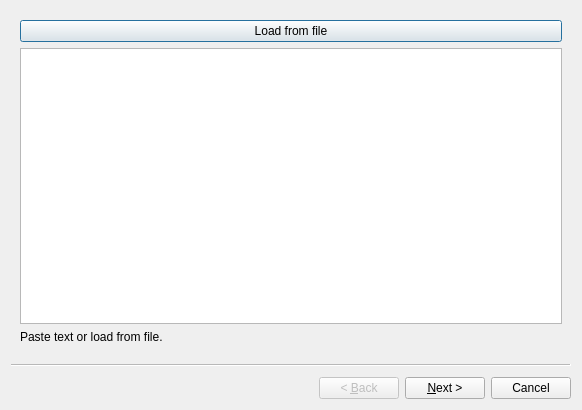
<?xml version="1.0" encoding="UTF-8"?>
<ui version="4.0">
 <class>ImportRawDataWizard</class>
 <widget class="QWizard" name="ImportRawDataWizard">
  <property name="geometry">
   <rect>
    <x>0</x>
    <y>0</y>
    <width>582</width>
    <height>410</height>
   </rect>
  </property>
  <property name="windowTitle">
   <string>Import raw data</string>
  </property>
  <widget class="QWizardPage" name="loadOrPastePage">
   <attribute name="pageId">
    <string notr="true">0</string>
   </attribute>
   <layout class="QVBoxLayout" name="verticalLayout">
    <item>
     <widget class="QPushButton" name="openFileDialog">
      <property name="text">
       <string>Load from file</string>
      </property>
      <property name="flat">
       <bool>false</bool>
      </property>
     </widget>
    </item>
    <item>
     <widget class="QPlainTextEdit" name="rawData"/>
    </item>
    <item>
     <widget class="QLabel" name="label">
      <property name="text">
       <string>Paste text or load from file.</string>
      </property>
     </widget>
    </item>
   </layout>
  </widget>
  <widget class="QWizardPage" name="importFormatAndWavelengthCalc">
   <attribute name="pageId">
    <string notr="true">1</string>
   </attribute>
   <layout class="QVBoxLayout" name="verticalLayout_5">
    <item>
     <widget class="QGroupBox" name="groupBox">
      <property name="title">
       <string>Wavelengths</string>
      </property>
      <layout class="QVBoxLayout" name="verticalLayout_3">
       <item>
        <widget class="QRadioButton" name="radioUniformRange">
         <property name="text">
          <string>Uniform Range</string>
         </property>
         <property name="checked">
          <bool>true</bool>
         </property>
        </widget>
       </item>
       <item>
        <widget class="QRadioButton" name="radioManual">
         <property name="text">
          <string>Manual</string>
         </property>
        </widget>
       </item>
       <item>
        <widget class="QRadioButton" name="radioFromRaw">
         <property name="text">
          <string>From Raw Data</string>
         </property>
        </widget>
       </item>
      </layout>
     </widget>
    </item>
    <item>
     <widget class="QGroupBox" name="groupBox_3">
      <property name="title">
       <string>Detail Options</string>
      </property>
      <layout class="QHBoxLayout" name="horizontalLayout_4">
       <item>
        <widget class="QStackedWidget" name="wavelengthDetailOptionsStack">
         <property name="currentIndex">
          <number>2</number>
         </property>
         <widget class="QWidget" name="page">
          <layout class="QVBoxLayout" name="verticalLayout_4">
           <item>
            <layout class="QHBoxLayout" name="horizontalLayout_2">
             <item>
              <widget class="QDoubleSpinBox" name="uniformRangeMin">
               <property name="maximum">
                <double>32768.000000000000000</double>
               </property>
               <property name="value">
                <double>400.000000000000000</double>
               </property>
              </widget>
             </item>
             <item>
              <widget class="QDoubleSpinBox" name="uniformRangeMax">
               <property name="maximum">
                <double>32768.000000000000000</double>
               </property>
               <property name="value">
                <double>700.000000000000000</double>
               </property>
              </widget>
             </item>
            </layout>
           </item>
          </layout>
         </widget>
         <widget class="QWidget" name="page_2">
          <layout class="QHBoxLayout" name="horizontalLayout_3"/>
         </widget>
         <widget class="QWidget" name="page_3">
          <widget class="QWidget" name="layoutWidget">
           <property name="geometry">
            <rect>
             <x>0</x>
             <y>20</y>
             <width>197</width>
             <height>100</height>
            </rect>
           </property>
           <layout class="QVBoxLayout" name="verticalLayout_8">
            <item>
             <widget class="QRadioButton" name="radioAmpsWaves">
              <property name="text">
               <string>(Amplitudes)(Wavelengths)</string>
              </property>
             </widget>
            </item>
            <item>
             <widget class="QRadioButton" name="radioWavesAmps">
              <property name="text">
               <string>(Wavelengths)(Amplitudes)</string>
              </property>
             </widget>
            </item>
            <item>
             <widget class="QRadioButton" name="radioAmpWav">
              <property name="text">
               <string>(Amplitude|Wavelength)</string>
              </property>
             </widget>
            </item>
            <item>
             <widget class="QRadioButton" name="radioWavAmp">
              <property name="text">
               <string>(Wavelength|Amplitude)</string>
              </property>
             </widget>
            </item>
           </layout>
          </widget>
         </widget>
        </widget>
       </item>
      </layout>
     </widget>
    </item>
   </layout>
  </widget>
  <widget class="QWizardPage" name="unitConversion">
   <attribute name="pageId">
    <string notr="true">2</string>
   </attribute>
   <layout class="QVBoxLayout" name="verticalLayout_7">
    <item>
     <layout class="QHBoxLayout" name="horizontalLayout_5">
      <item>
       <layout class="QGridLayout" name="gridLayout_2">
        <item row="0" column="0">
         <widget class="QLabel" name="label_4">
          <property name="text">
           <string>Source Unit of Wavelength</string>
          </property>
         </widget>
        </item>
        <item row="0" column="1">
         <widget class="QComboBox" name="sourceUnitOfWavelength">
          <item>
           <property name="text">
            <string comment="nanometers">Nanometers (nm)</string>
           </property>
          </item>
          <item>
           <property name="text">
            <string comment="angstrom">Ångström (Å)</string>
           </property>
          </item>
          <item>
           <property name="text">
            <string comment="custom">Custom Factor</string>
           </property>
          </item>
         </widget>
        </item>
        <item row="0" column="2">
         <widget class="QDoubleSpinBox" name="sourceUnitOfWavelengthFactor">
          <property name="suffix">
           <string/>
          </property>
          <property name="decimals">
           <number>8</number>
          </property>
          <property name="maximum">
           <double>100000.000000000000000</double>
          </property>
         </widget>
        </item>
        <item row="1" column="0">
         <widget class="QLabel" name="label_5">
          <property name="text">
           <string>Source Unit of Amplitude</string>
          </property>
         </widget>
        </item>
        <item row="1" column="1">
         <widget class="QComboBox" name="sourceUnitOfAmplitude">
          <item>
           <property name="text">
            <string comment="custom">Custom Factor</string>
           </property>
          </item>
         </widget>
        </item>
        <item row="1" column="2">
         <widget class="QDoubleSpinBox" name="sourceUnitOfAmplitudeFactor">
          <property name="decimals">
           <number>8</number>
          </property>
          <property name="maximum">
           <double>100000.000000000000000</double>
          </property>
         </widget>
        </item>
        <item row="2" column="2">
         <widget class="QDoubleSpinBox" name="sourceAmplitudeCapMax">
          <property name="decimals">
           <number>8</number>
          </property>
          <property name="maximum">
           <double>100000.000000000000000</double>
          </property>
         </widget>
        </item>
        <item row="2" column="0">
         <widget class="QCheckBox" name="sourceAmplitudeCapEnable">
          <property name="text">
           <string>Cap Input Amplitudes</string>
          </property>
         </widget>
        </item>
        <item row="2" column="1">
         <widget class="QDoubleSpinBox" name="sourceAmplitudeCapMin">
          <property name="decimals">
           <number>8</number>
          </property>
          <property name="maximum">
           <double>100000.000000000000000</double>
          </property>
         </widget>
        </item>
       </layout>
      </item>
      <item>
       <widget class="QPushButton" name="applyConversionButton">
        <property name="sizePolicy">
         <sizepolicy hsizetype="Fixed" vsizetype="Fixed">
          <horstretch>0</horstretch>
          <verstretch>0</verstretch>
         </sizepolicy>
        </property>
        <property name="text">
         <string>Apply</string>
        </property>
       </widget>
      </item>
     </layout>
    </item>
    <item>
     <layout class="QHBoxLayout" name="horizontalLayout">
      <item>
       <layout class="QVBoxLayout" name="verticalLayout_2">
        <item>
         <widget class="QLabel" name="label_2">
          <property name="text">
           <string>&lt;!DOCTYPE HTML PUBLIC &quot;-//W3C//DTD HTML 4.0//EN&quot; &quot;http://www.w3.org/TR/REC-html40/strict.dtd&quot;&gt;
&lt;html&gt;&lt;head&gt;&lt;meta name=&quot;qrichtext&quot; content=&quot;1&quot; /&gt;&lt;style type=&quot;text/css&quot;&gt;
p, li { white-space: pre-wrap; }
&lt;/style&gt;&lt;/head&gt;&lt;body style=&quot; font-family:'MS Shell Dlg 2'; font-size:8.25pt; font-weight:400; font-style:normal;&quot;&gt;
&lt;p style=&quot; margin-top:0px; margin-bottom:0px; margin-left:0px; margin-right:0px; -qt-block-indent:0; text-indent:0px;&quot;&gt;&lt;span style=&quot; font-size:10pt; font-weight:600;&quot;&gt;Source&lt;/span&gt;&lt;/p&gt;&lt;/body&gt;&lt;/html&gt;</string>
          </property>
         </widget>
        </item>
        <item>
         <widget class="QTableWidget" name="sourceSamples">
          <property name="rowCount">
           <number>2</number>
          </property>
          <attribute name="horizontalHeaderStretchLastSection">
           <bool>true</bool>
          </attribute>
          <attribute name="verticalHeaderVisible">
           <bool>false</bool>
          </attribute>
          <attribute name="verticalHeaderCascadingSectionResizes">
           <bool>true</bool>
          </attribute>
          <attribute name="verticalHeaderDefaultSectionSize">
           <number>15</number>
          </attribute>
          <attribute name="verticalHeaderVisible">
           <bool>false</bool>
          </attribute>
          <attribute name="verticalHeaderDefaultSectionSize">
           <number>15</number>
          </attribute>
          <attribute name="horizontalHeaderStretchLastSection">
           <bool>true</bool>
          </attribute>
          <attribute name="verticalHeaderCascadingSectionResizes">
           <bool>true</bool>
          </attribute>
          <row/>
          <row/>
          <column>
           <property name="text">
            <string>Wavelength</string>
           </property>
          </column>
          <column>
           <property name="text">
            <string>Amplitude</string>
           </property>
          </column>
         </widget>
        </item>
       </layout>
      </item>
      <item>
       <layout class="QVBoxLayout" name="verticalLayout_6">
        <item>
         <widget class="QLabel" name="label_3">
          <property name="font">
           <font>
            <pointsize>8</pointsize>
           </font>
          </property>
          <property name="text">
           <string>&lt;!DOCTYPE HTML PUBLIC &quot;-//W3C//DTD HTML 4.0//EN&quot; &quot;http://www.w3.org/TR/REC-html40/strict.dtd&quot;&gt;
&lt;html&gt;&lt;head&gt;&lt;meta name=&quot;qrichtext&quot; content=&quot;1&quot; /&gt;&lt;style type=&quot;text/css&quot;&gt;
p, li { white-space: pre-wrap; }
&lt;/style&gt;&lt;/head&gt;&lt;body style=&quot; font-family:'MS Shell Dlg 2'; font-size:8.25pt; font-weight:400; font-style:normal;&quot;&gt;
&lt;p style=&quot; margin-top:0px; margin-bottom:0px; margin-left:0px; margin-right:0px; -qt-block-indent:0; text-indent:0px;&quot;&gt;&lt;span style=&quot; font-size:10pt; font-weight:600;&quot;&gt;Converted&lt;/span&gt;&lt;/p&gt;&lt;/body&gt;&lt;/html&gt;</string>
          </property>
         </widget>
        </item>
        <item>
         <widget class="QTableWidget" name="targetSamples">
          <property name="enabled">
           <bool>true</bool>
          </property>
          <property name="rowCount">
           <number>0</number>
          </property>
          <attribute name="horizontalHeaderStretchLastSection">
           <bool>true</bool>
          </attribute>
          <attribute name="verticalHeaderVisible">
           <bool>false</bool>
          </attribute>
          <attribute name="verticalHeaderCascadingSectionResizes">
           <bool>true</bool>
          </attribute>
          <attribute name="verticalHeaderDefaultSectionSize">
           <number>15</number>
          </attribute>
          <attribute name="verticalHeaderVisible">
           <bool>false</bool>
          </attribute>
          <attribute name="verticalHeaderDefaultSectionSize">
           <number>15</number>
          </attribute>
          <attribute name="horizontalHeaderStretchLastSection">
           <bool>true</bool>
          </attribute>
          <attribute name="verticalHeaderCascadingSectionResizes">
           <bool>true</bool>
          </attribute>
          <column>
           <property name="text">
            <string>Wavelength (nm)</string>
           </property>
          </column>
          <column>
           <property name="text">
            <string>Amplitude</string>
           </property>
          </column>
         </widget>
        </item>
       </layout>
      </item>
     </layout>
    </item>
   </layout>
  </widget>
  <widget class="QWizardPage" name="saveToDatabase">
   <property name="enabled">
    <bool>false</bool>
   </property>
   <widget class="QCheckBox" name="checkBox">
    <property name="geometry">
     <rect>
      <x>130</x>
      <y>140</y>
      <width>291</width>
      <height>27</height>
     </rect>
    </property>
    <property name="text">
     <string>Save lossless Copy to Repository</string>
    </property>
   </widget>
  </widget>
 </widget>
 <resources/>
 <connections/>
</ui>
